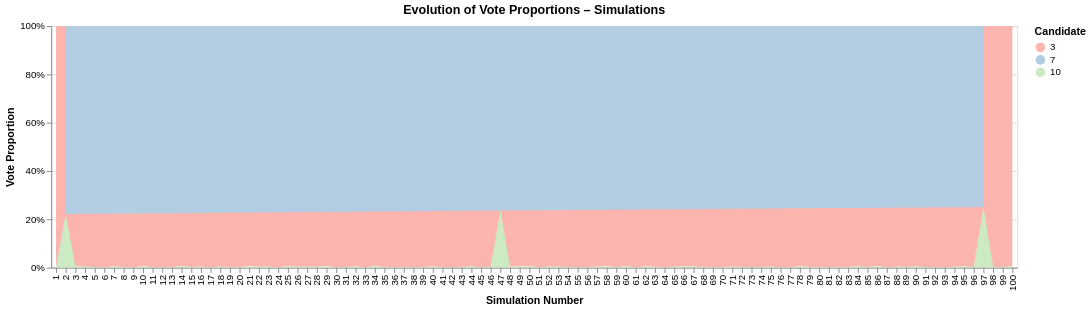

This figure's notebook cell:
### Code cell
# Color scale
all_candidates = df_votes['candidate_id'].unique()
color_scale = alt.Scale(domain=sorted(all_candidates), scheme='pastel1')

# Hover highlight
highlight = alt.selection_point(
    fields=['candidate_id'],
    on='mouseover',
    empty='all'
)

# Multi-select via legend
candidate_select = alt.selection_point(
    fields=['candidate_id'],
    bind='legend',
    empty='all'
)

# Area chart pour proportions
votes_chart = alt.Chart(df_votes).mark_area(opacity=0.85).encode(
    x=alt.X('simulation_number:N', title='Simulation Number'),
    y=alt.Y('proportion:Q', stack='center', title='Vote Proportion', axis=alt.Axis(format='.0%')),
    color=alt.Color('candidate_id:N', scale=color_scale, legend=alt.Legend(title='Candidate')),
    opacity=alt.condition(highlight, alt.value(1), alt.value(0.2)),
    tooltip=[
        alt.Tooltip('candidate_id:N', title='Candidate'),
        alt.Tooltip('proportion:Q', title='Proportion', format='.1%'),
        alt.Tooltip('mean_dissatisfaction:Q', title='Mean Dissatisfaction', format='.2f'),
        alt.Tooltip('simulation_number:N', title='Simulation')
    ]
).add_params(highlight, candidate_select
).transform_filter(candidate_select
).properties(width=1000, height=250, title="Evolution of Vote Proportions – Simulations")

votes_chart

### Figure 1 — Vega-Lite specification as saved in the notebook (floating-point values rounded to 4 significant figures; data arrays with more than 128 entries replaced by an {"elided": "..."} marker saying what was removed)
{"config": {"view": {"continuousWidth": 300, "continuousHeight": 300}}, "data": {"name": "data-71dc26731814368170cff7cf0f77c345"}, "mark": {"type": "area", "opacity": 0.85}, "encoding": {"color": {"field": "candidate_id", "legend": {"title": "Candidate"}, "scale": {"domain": [3.0, 7.0, 10.0], "scheme": "pastel1"}, "type": "nominal"}, "opacity": {"condition": {"param": "param_13", "value": 1, "empty": true}, "value": 0.2}, "tooltip": [{"field": "candidate_id", "title": "Candidate", "type": "nominal"}, {"field": "proportion", "format": ".1%", "title": "Proportion", "type": "quantitative"}, {"field": "mean_dissatisfaction", "format": ".2f", "title": "Mean Dissatisfaction", "type": "quantitative"}, {"field": "simulation_number", "title": "Simulation", "type": "nominal"}], "x": {"field": "simulation_number", "title": "Simulation Number", "type": "nominal"}, "y": {"axis": {"format": ".0%"}, "field": "proportion", "stack": "center", "title": "Vote Proportion", "type": "quantitative"}}, "height": 250, "params": [{"name": "param_13", "select": {"type": "point", "fields": ["candidate_id"], "on": "mouseover"}}, {"name": "param_14", "select": {"type": "point", "fields": ["candidate_id"]}, "bind": "legend"}], "title": "Evolution of Vote Proportions – Simulations", "transform": [{"filter": {"param": "param_14", "empty": true}}], "width": 1000, "$schema": "https://vega.github.io/schema/vega-lite/v5.20.1.json", "datasets": {"data-71dc26731814368170cff7cf0f77c345": {"elided": "195 records"}}}
